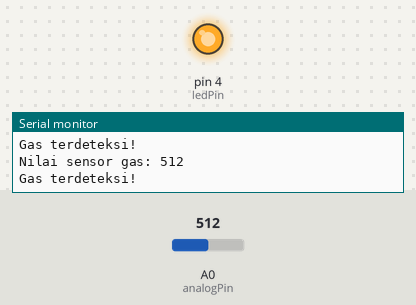
The sketch below on a simulated Arduino Uno, built with avr-gcc and run on an emulated ATmega328P. Shown: output pins drawn as LEDs (lit = HIGH), the last lines printed to the serial monitor. The inputs (shaded band) are chosen by the test bench; at power-on: A0 (analogPin) = 512.

Above: at 1.8 s.
1.9 s: A0 (analogPin) set to 486
At 3.2 s:
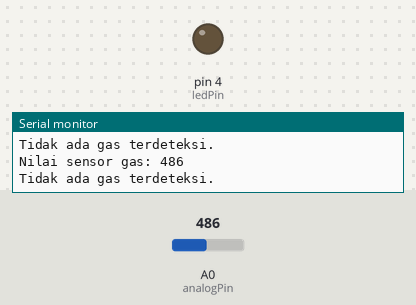
3.5 s: A0 (analogPin) set to 510
At 4.7 s:
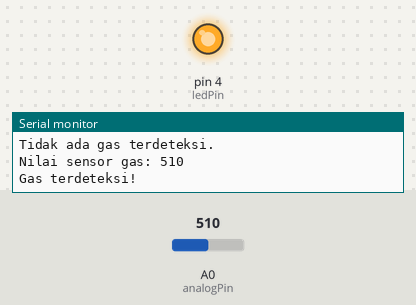
5.5 s: A0 (analogPin) set to 490
At 6.3 s:
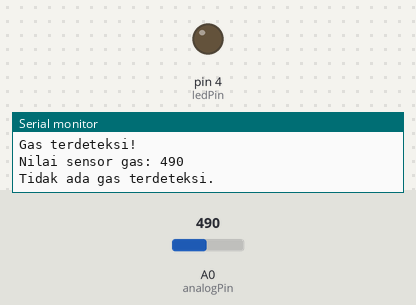
Timing chart, 0 to 8.5 s (numbered marks = the images above; inputs shaded):
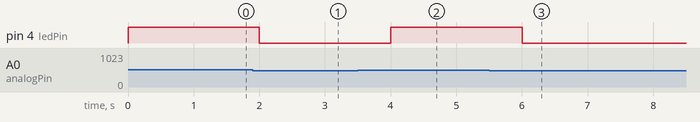

Measured:
- the behaviour switches between 501 and 500 on A0 (analogPin) (found by bisection; images 0 and 1)
- after the input at 1.9 s, pin 4 (ledPin): HIGH → LOW after 0.10 s
- after the input at 3.5 s, pin 4 (ledPin): LOW → HIGH after 0.50 s
- after the input at 5.5 s, pin 4 (ledPin): HIGH → LOW after 0.50 s

The sketch:

mq2_pendeteksigas.ino
```cpp
const int analogPin = A0; // Pin analog sensor gas terhubung ke pin A0 pada Arduino
const int thresholdValue = 500; // Nilai ambang batas untuk mendeteksi gas (sesuaikan sesuai kebutuhan Anda)
const int ledPin = 4; // Pin LED terhubung ke pin 13 pada Arduino

void setup() {
  Serial.begin(9600); // Inisialisasi komunikasi serial dengan kecepatan 9600 bps
  pinMode(ledPin, OUTPUT); // Mengatur pin LED sebagai OUTPUT
}

void loop() {
  int sensorValue = analogRead(analogPin); // Membaca nilai analog dari sensor gas
  Serial.print("Nilai sensor gas: ");
  Serial.println(sensorValue); // Menampilkan nilai sensor gas ke Serial Monitor

  if (sensorValue > thresholdValue) {
    Serial.println("Gas terdeteksi!"); // Menampilkan pesan jika gas terdeteksi melebihi nilai ambang batas
    digitalWrite(ledPin, HIGH); // Menghidupkan LED ketika gas terdeteksi
  } else {
    Serial.println("Tidak ada gas terdeteksi."); // Menampilkan pesan jika gas tidak terdeteksi atau nilainya di bawah ambang batas
    digitalWrite(ledPin, LOW); // Mematikan LED ketika gas tidak terdeteksi
  }

  delay(1000); // Tunggu 1 detik sebelum membaca nilai sensor lagi
}
```
